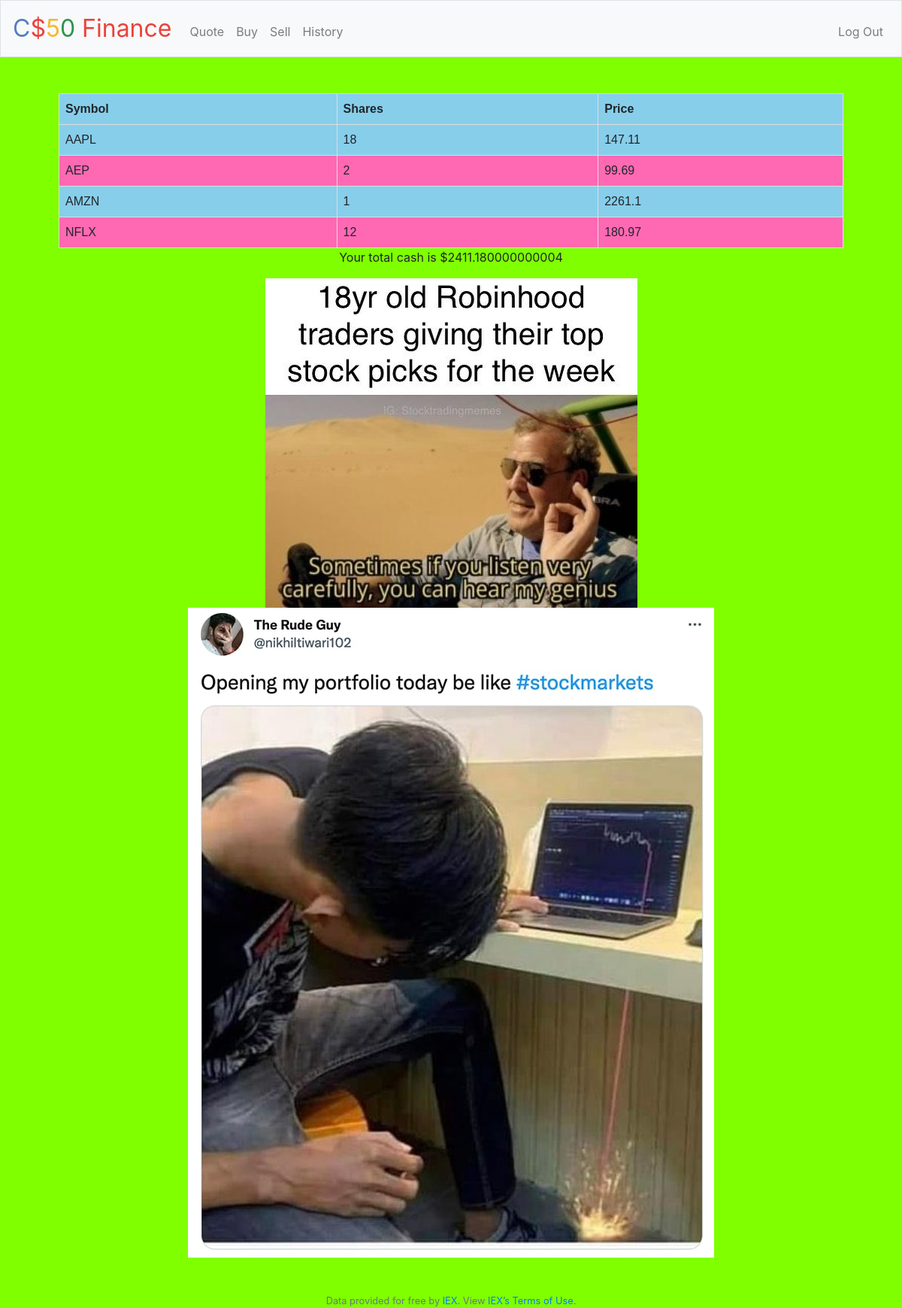
Screenshot of / (signed in) with the database file from the repository.
### tables this page shows
CREATE TABLE 'transsactions' ('id' integer PRIMARY KEY AUTOINCREMENT NOT NULL,'user_id' integer, 'symbol' text, 'shares' integer, 'price' real, 'date' timestamp);

CREATE TABLE users (id INTEGER, username TEXT NOT NULL, hash TEXT NOT NULL, cash NUMERIC NOT NULL DEFAULT 10000.00, PRIMARY KEY(id));

### application.py (the view)
@app.route("/")
@login_required
def index():
    user_id = session["user_id"]
    transaction = db.execute("SELECT symbol, SUM(shares) AS shares, price FROM transsactions WHERE user_id = ? GROUP BY symbol", user_id)
    cashh = db.execute("SELECT cash FROM users WHERE id = ?", user_id)
    cash = cashh[0]["cash"]
    return render_template("index.html", database = transaction, cash = cash)

### application.py (called while the page is built)
@app.after_request
def after_request(response):
    response.headers["Cache-Control"] = "no-cache, no-store, must-revalidate"
    response.headers["Expires"] = 0
    response.headers["Pragma"] = "no-cache"
    return response

### helpers.py (called while the page is built)
def login_required(f):
    @wraps(f)
    def decorated_function(*args, **kwargs):
        if session.get("user_id") is None:
            return redirect("/login")
        return f(*args, **kwargs)
    return decorated_function

### templates/index.html (shortened to what this page needs)
{% extends "layout.html" %}
{% block main %}
<body>
    <table>
        <thead>
          <tr>
            <th>Symbol</th>
            <th>Shares</th>
            <th>Price</th>
          </tr>
        </thead>
        <tbody>
            {% for row in database %}
            <tr>
                <td>{{ row["symbol"] }}</td>
                <td>{{ row["shares"] }}</td>
                <td>{{ row["price"] }}</td>
            </tr>
            {% endfor %}
       </tbody>
    </table>
    <p> Your total cash is ${{ cash }}</p>
        <img src="/static/18yr.jpg">
        <img src="/static/meme2.jpg">
</body>
{% endblock %}

### templates/layout.html (shortened to what this page needs)
<!DOCTYPE html>
<html lang="en">
    <head>
        <link rel="stylesheet" href="https://cdn.jsdelivr.net/npm/bootstrap@4.5.3/dist/css/bootstrap.min.css">
        <link href="/static/styles.css" rel="stylesheet">
    </head>
    <body>
        <nav class="navbar navbar-expand-md navbar-light bg-light border">
            <a class="navbar-brand" href="/"><span class="blue">C</span><span class="red">$</span><span class="yellow">5</span><span class="green">0</span> <span class="red">Finance</span></a>
            <div class="collapse navbar-collapse" id="navbar">
                {% if session.user_id %}
                    <ul class="navbar-nav mr-auto mt-2">
                        <li class="nav-item"><a class="nav-link" href="/quote">Quote</a></li>
                        <li class="nav-item"><a class="nav-link" href="/buy">Buy</a></li>
                        <li class="nav-item"><a class="nav-link" href="/sell">Sell</a></li>
                        <li class="nav-item"><a class="nav-link" href="/history">History</a></li>
                    </ul>
                    <ul class="navbar-nav ml-auto mt-2">
                        <li class="nav-item"><a class="nav-link" href="/logout">Log Out</a></li>
                    </ul>
                {% else %}
                    <ul class="navbar-nav ml-auto mt-2">
                        <li class="nav-item"><a class="nav-link" href="/register">Register</a></li>
                        <li class="nav-item"><a class="nav-link" href="/login">Log In</a></li>
                    </ul>
                {% endif %}
            </div>
        </nav>
        <main class="container p-5">
            {% block main %}{% endblock %}
        </main>
        <footer class="small text-center text-muted">
            Data provided for free by <a href="https://iextrading.com/developer">IEX</a>. View <a href="https://iextrading.com/api-exhibit-a/">IEX’s Terms of Use</a>.
        </footer>
    </body>
</html>

### static/styles.css (style rules this page uses)
nav .navbar-brand { font-size: xx-large; }
nav .navbar-brand .blue { color: #537fbe; }
nav .navbar-brand .red { color: #ea433b; }
nav .navbar-brand .yellow { color: #f5b82e; }
nav .navbar-brand .green { color: #2e944b; }
main { overflow-x: auto; text-align: center; }
main img { max-width: 100%; }

### templates/index.html (style rules this page uses)
body { background-color:Chartreuse; }
table { font-family: arial, sans-serif; border-collapse: collapse; width: 100%; }
td, th { border: 1px solid #dddddd; text-align: left; padding: 8px; }
tr:nth-child(odd) { background-color: skyblue; }
tr:nth-child(even) { background-color: hotpink; }

### rows the page displays
transsactions: symbol "AAPL", shares "18", price "147.11"
users: cash "2411.180000000004"

### other values shown
{{ row["symbol"] }} "AEP" "AMZN" "NFLX"
{{ row["shares"] }} "2" "1" "12"
{{ row["price"] }} "99.69" "2261.1" "180.97"
